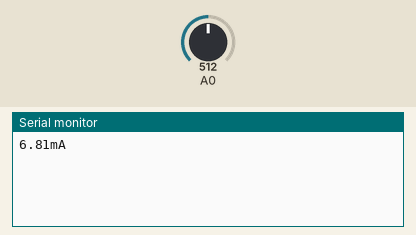
This sketch was run on a simulated Arduino Uno, built with avr-gcc and run on an emulated ATmega328P. Parts: the last lines printed to the serial monitor. The inputs (shaded band) are chosen by the test bench; at power-on: A0 = 512.

Above: at 1.2 s.
1.3 s: A0 set to 716
At 2.7 s:
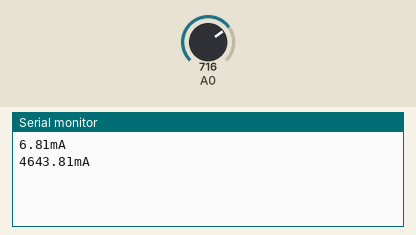
2.8 s: A0 set to 900
At 3.9 s:
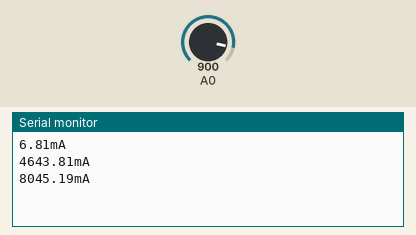
Timing chart, 0 to 5.8 s (numbered marks = the images above; inputs shaded):
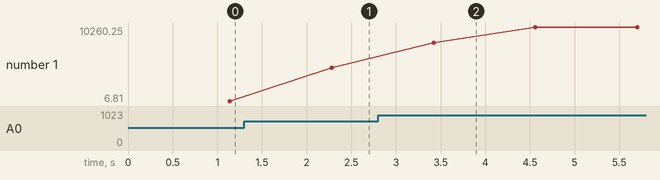

Measured:
- after the input at 1.3 s, the serial monitor: prints a new line after 0.98 s (image 1)
- after the input at 2.8 s, the serial monitor: prints a new line after 0.62 s (image 2)
- plotted number 1: 6.81 → 4643.81 after the input at 1.3 s, 4643.81 → 10260.25 after the input at 2.8 s

The sketch:

ACS_DC.ino
```cpp
void setup() {

Serial.begin(9600);
}

void loop() {
float average = 0;
for(int i = 0; i<= 1000; i++) { // sample 1000 times by 1 ms
        average = average + (.0264 * analogRead(A0) -13.51);
        delay(1);
}
Serial.print(average);
Serial.println("mA");

}
```
